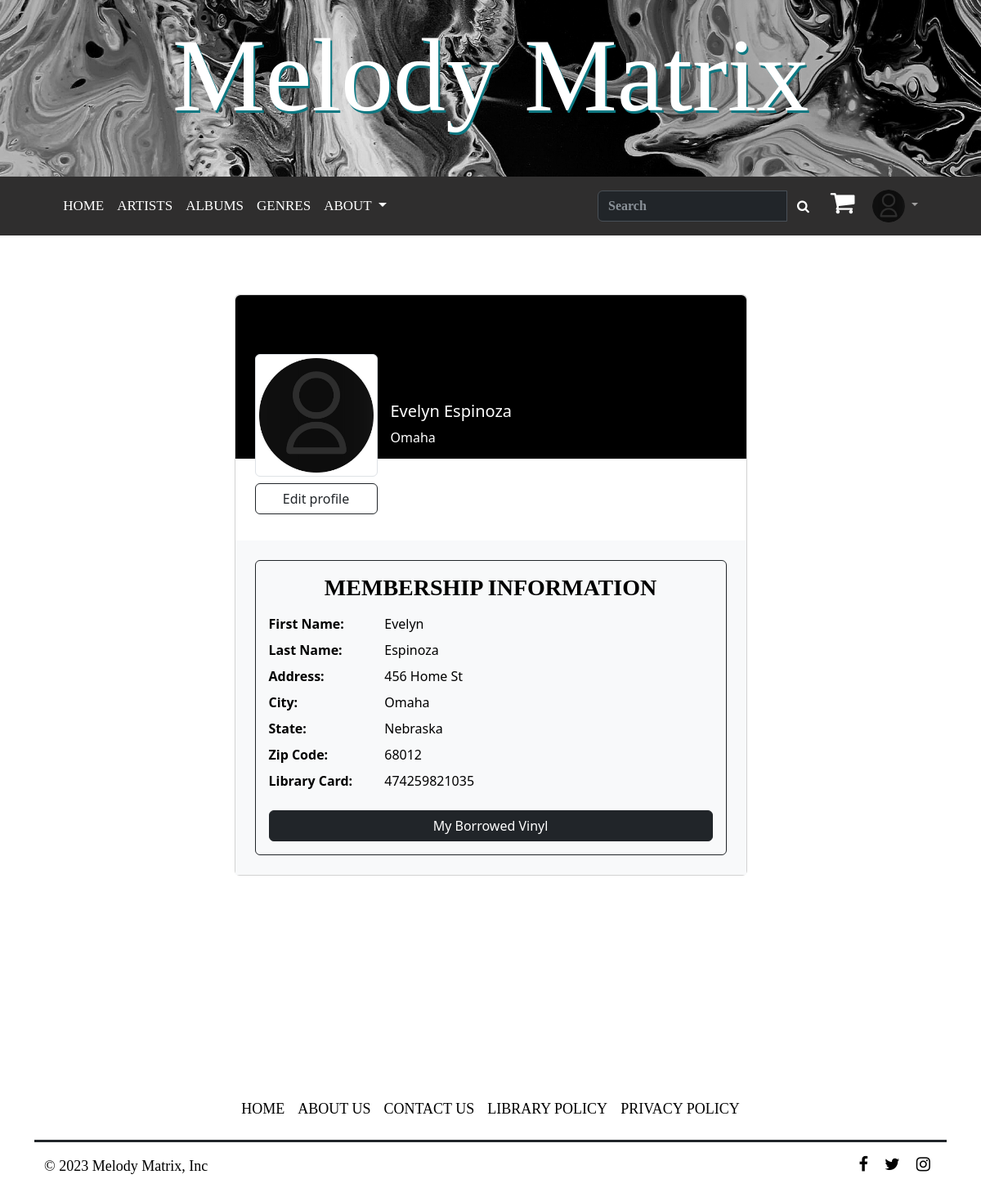
The page /view_profile/ (signed in) on the database its author committed.
### user_management/profile.py (models this page shows, shortened)
class UserProfile(models.Model):
    user = models.OneToOneField(get_user_model(), on_delete=models.CASCADE, unique=True, related_name='userprofile')
    image = models.ImageField(default='default_image/Defaut.png', upload_to='profile_pics')
    address = models.CharField(max_length=400, null=True)
    city = models.CharField(max_length=200, null=True)
    state = models.CharField(max_length=100, null=True)
    zip_code = models.CharField(max_length=10, null=True)
    library_card_number = models.CharField(max_length=12, null=True, unique=True)

### user_management/views.py (the view)
# urls.py: path('view_profile/', view_profile, name='view_profile'),
def view_profile(request):
    user_profile = UserProfile.objects.get(user=request.user)
    success_messages = messages.get_messages(request)
    success_message = None
    for message in success_messages:
        success_message = message
    context = {
        'user_profile': user_profile,
        'success_message': success_message,
    }
    return render(request, 'view_profile.html', context)

### MelodyMatrix/templates/view_profile.html (shortened to what this page needs)
{% extends "MelodyMatrix/base.html" %}
{% load crispy_forms_tags static %}
{% block content %}
    <div class="container py-5">
        <div class="row justify-content-center align-items-center">
            <div class="col-lg-9 col-xl-7">
                <div class="card">
                    <div class="rounded-top text-white d-flex flex-row" style="background-color: #000; height:200px;">
                        <div class="ms-4 mt-5 d-flex flex-column" style="width: 150px;">
                            {% if user_profile.image %}
                                <img src="{{ user_profile.image.url }}" alt="{{ user.first_name }} {{ user.last_name }} Profile" class="img-fluid img-thumbnail mt-4 mb-2" style="width: 150px; z-index: 1">
                            {% else %}
                                <img src="{% static 'default_image/Default.png' %}" alt="Default Profile" class="img-fluid img-thumbnail mt-4 mb-2" style="width: 150px; z-index: 1">
                            {% endif %}
                            <a href="{% url 'profile' %}" class="btn btn-outline-dark" data-mdb-ripple-color="dark" style="z-index: 1;">
                                Edit profile
                            </a>
                        </div>
                        <div class="ms-3" style="margin-top: 130px;">
                            <h5>{{ user.first_name }} {{ user.last_name }}</h5>
                            <p>{{ user_profile.city }}</p>
                        </div>
                    </div>
                    <div class="p-4 text-black" style="background-color: #f8f9fa;">
                        <div class="membership-box p-3 border border-dark rounded">
                            <h3 style="font-family: 'Palatino', serif; font-weight: bold" class="text-center text-uppercase" class="card-title">Membership Information</h3>
                            <dl class="row mt-3">
                                <dt class="col-sm-3">First Name:</dt>
                                <dd class="col-sm-9">{{ user.first_name }}</dd>
                                <dt class="col-sm-3">Last Name:</dt>
                                <dd class="col-sm-9">{{ user.last_name }}</dd>
                                <dt class="col-sm-3">Address:</dt>
                                <dd class="col-sm-9">{{ user_profile.address }}</dd>
                                <dt class="col-sm-3">City:</dt>
                                <dd class="col-sm-9">{{ user_profile.city }}</dd>
                                <dt class="col-sm-3">State:</dt>
                                <dd class="col-sm-9">{{ user_profile.state }}</dd>
                                <dt class="col-sm-3">Zip Code:</dt>
                                <dd class="col-sm-9">{{ user_profile.zip_code }}</dd>
                                <dt class="col-sm-3">Library Card:</dt>
                                <dd class="col-sm-9">{{ user_profile.library_card_number }}</dd>
                            </dl>
                            <div class="text-center mt-3 d-grid gap-2 ">
                                <a href="{% url 'my_vinyl' %}" class="btn btn-dark">My Borrowed Vinyl</a>
                            </div>
                        </div>
                    </div>
                </div>
            </div>
        </div>
    </div>
{% endblock content %}

### MelodyMatrix/templates/MelodyMatrix/base.html (shortened to what this page needs)
{% load static %}
<!DOCTYPE html>
<html lang="en">
<head>
    <link rel="stylesheet" href="https://cdnjs.cloudflare.com/ajax/libs/font-awesome/4.7.0/css/font-awesome.min.css"/>
    <link href="https://cdn.jsdelivr.net/npm/bootstrap@5.3.0-alpha1/dist/css/bootstrap.min.css" rel="stylesheet"
>
</head>
<body>
    <h1 class="display-1 text-center text-bg-dark p-3" style="margin-bottom: 0; background-image: url('/media/h1_banner/acrylic.jpg'); background-size: cover; color: white; padding: 20px; text-align: center; font-family: Magneto;">
        <a href="{% url 'index' %}" style=" font-family: Magneto; font-size: 8rem; text-shadow: 2px 3px 0px #0c7882; text-decoration: none; color: inherit;">Melody Matrix</a>
    </h1>
    <nav class="navbar navbar-expand-lg" data-bs-theme="dark" style="background-color: #2F2E2E;margin-bottom: 0;">
        <div class="container-fluid">
            <div class="collapse navbar-collapse justify-content-center"  id="navbarSupportedContent">
                <ul class="navbar-nav mb-2 mb-lg-0">
                    <li class="nav-item"><a class="nav-link " style="font-family:'Sitka Text'; font-size: 17px; color: white;" aria-current="true" href="{% url 'index' %}">HOME</a></li>
                    <li class="nav-item"><a class="nav-link " style="font-family:'Sitka Text'; font-size: 17px; color: white;" href="{% url 'artist_list' %}">ARTISTS</a></li>
                    <li class="nav-item"><a class="nav-link " style="font-family:'Sitka Text'; font-size: 17px; color: white;" href="{% url 'album_list' %}">ALBUMS</a></li>
                    <li class="nav-item"><a class="nav-link " style="font-family:'Sitka Text'; font-size: 17px; color: white;" href="{% url 'all_genres' %}">GENRES</a></li>
                    <li class="nav-item dropdown">
                        <a class="nav-link dropdown-toggle text-white text-lg" style="font-family:'Sitka Text'; font-size: 17px; color: white;" role="button" data-bs-toggle="dropdown" aria-expanded="false"> ABOUT </a>
                    </li>
                </ul>
                <form class="d-flex" action="{% url 'search' %}" method="get">
                    <div class="input-group">
                        <input class="form-control" type="search" placeholder="Search" aria-label="Search" name="query" style="color: black; font-weight: bold; font-family:'Sitka Text';">
                        <div class="input-group-append">
                            <button class="btn btn-outline-white" style="color: white">
                                <i class="fa fa-search"></i>
                            </button>
                        </div>
                    </div>
                </form>
                <ul class="nav navbar-nav ml-auto">
                    {% if user.is_authenticated %}
                        <li class="nav-item">
                            <a class="nav-link" href="{% url 'view_cart' %}" style="color: white; text-decoration: none; display: flex; align-items: center;">
                                <i class="fa fa-shopping-cart" style="font-size: 32px; margin-right: 5px;"></i>
                            </a>
                        </li>
                        <li class="nav-item dropdown ">
                            <a class="nav-link dropdown-toggle" href="#" role="button" data-bs-toggle="dropdown" aria-expanded="true">
                                <img src="{{ user.userprofile.image.url }}" width="40" height="40" class="rounded-circle">
                            </a>
                        </li>
                    {% endif %}
                </ul>
            </div>
        </div>
    </nav>
    <div class="container">
        <br/>
        {% block content %}
        {% endblock %}
    </div>
<div class="container">
    <footer class="py-3 my-4">
        <ul class="nav justify-content-center pb-3 mb-3" style="border-bottom: solid;">
            <li class="nav-item" style="font-family:'Sitka Text'; font-size: 18px;"><a href="{% url 'index' %}" class="nav-link px-2 text-black">HOME</a></li>
            <li class="nav-item" style="font-family:'Sitka Text'; font-size: 18px;"><a href="{% url 'about_us' %}" class="nav-link px-2 text-black"> ABOUT US</a></li>
            <li class="nav-item" style="font-family:'Sitka Text'; font-size: 18px;"><a href="{% url 'contact_us' %}" class="nav-link px-2 text-black"> CONTACT US</a></li>
            <li class="nav-item" style="font-family:'Sitka Text'; font-size: 18px;"><a href="{% url 'library_policies' %}" class="nav-link px-2 text-black"> LIBRARY POLICY</a></li>
            <li class="nav-item" style="font-family:'Sitka Text'; font-size: 18px;"><a href="{% url 'privacy_policy' %}" class="nav-link px-2 text-black"> PRIVACY POLICY</a></li>
        </ul>
        <div class="container">
            <div class="row">
                <div class="col-md-8 col-sm-6 col-xs-12">
                    <p class="text-left text-black" style="font-family:'Sitka Text'; font-size: 18px;">&copy; 2023 Melody Matrix, Inc </p>
                </div>
                <div class="col-md-4 col-sm-6 col-xs-12">
                    <ul class="social icons" style="text-align: right; padding-left:0; margin-bottom:0; list-style:none;">
                        <a class="facebook" href="#"><i class="fa fa-facebook px-2 text-black" style="font-size: 20px;"></i></a>
                        <a class="twitter" href="#"><i class="fa fa-twitter px-2 text-black" style="font-size: 20px;"></i></a>
                        <a class="instagram" href="#"><i class="fa fa-instagram px-2 text-black" style="font-size: 20px;"></i></a>
                    </ul>
                </div>
            </div>
        </div>
    </footer>
</div>
</body>
</html>

### rows shown on the page
UserProfile: image (picture), city "Omaha", address "456 Home St", state "Nebraska", zip_code "68012", library_card_number "474259821035"

### other values the page prints
{{ user.first_name }} "Evelyn"
{{ user.last_name }} "Espinoza"
